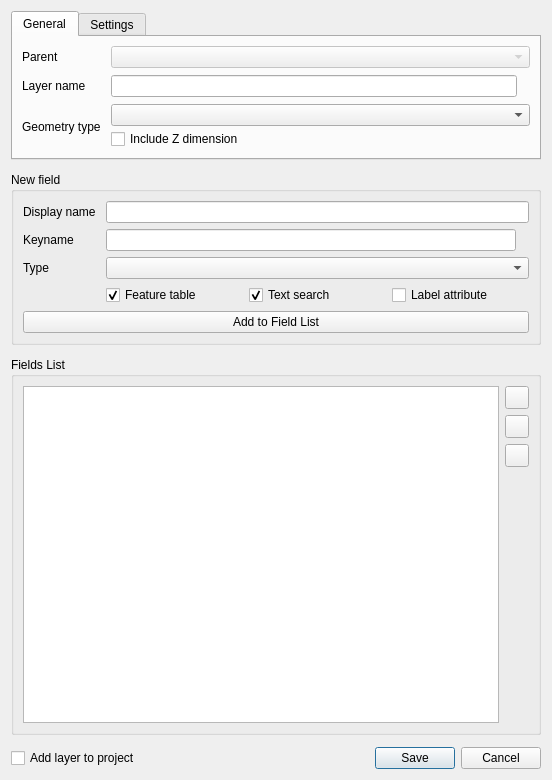
<?xml version="1.0" encoding="UTF-8"?>
<ui version="4.0">
 <class>VectorLayerCreationDialogBase</class>
 <widget class="QDialog" name="VectorLayerCreationDialogBase">
  <property name="geometry">
   <rect>
    <x>0</x>
    <y>0</y>
    <width>552</width>
    <height>780</height>
   </rect>
  </property>
  <property name="windowTitle">
   <string>New NextGIS Web Vector Layer</string>
  </property>
  <layout class="QVBoxLayout" name="verticalLayout">
   <property name="spacing">
    <number>12</number>
   </property>
   <item>
    <widget class="QTabWidget" name="tab_widget">
     <property name="sizePolicy">
      <sizepolicy hsizetype="Preferred" vsizetype="Preferred">
       <horstretch>0</horstretch>
       <verstretch>0</verstretch>
      </sizepolicy>
     </property>
     <property name="currentIndex">
      <number>0</number>
     </property>
     <widget class="QWidget" name="general_tab">
      <attribute name="title">
       <string>General</string>
      </attribute>
      <layout class="QVBoxLayout" name="verticalLayout_2">
       <item>
        <layout class="QFormLayout" name="general_layout">
         <property name="labelAlignment">
          <set>Qt::AlignLeading|Qt::AlignLeft|Qt::AlignVCenter</set>
         </property>
         <property name="horizontalSpacing">
          <number>10</number>
         </property>
         <item row="0" column="0">
          <widget class="QLabel" name="parent_label">
           <property name="text">
            <string>Parent</string>
           </property>
          </widget>
         </item>
         <item row="0" column="1">
          <widget class="QComboBox" name="parent_combobox">
           <property name="enabled">
            <bool>false</bool>
           </property>
           <property name="sizePolicy">
            <sizepolicy hsizetype="Expanding" vsizetype="Fixed">
             <horstretch>0</horstretch>
             <verstretch>0</verstretch>
            </sizepolicy>
           </property>
          </widget>
         </item>
         <item row="1" column="0">
          <widget class="QLabel" name="layer_name_label">
           <property name="text">
            <string>Layer name</string>
           </property>
          </widget>
         </item>
         <item row="1" column="1">
          <layout class="QHBoxLayout" name="layer_name_layout">
           <property name="spacing">
            <number>6</number>
           </property>
           <item>
            <widget class="QLineEdit" name="layer_name_lineedit">
             <property name="text">
              <string></string>
             </property>
            </widget>
           </item>
           <item>
            <widget class="QLabel" name="layer_name_warning_label">
             <property name="toolTip">
              <string>Resource with this name already exists</string>
             </property>
             <property name="text">
              <string/>
             </property>
            </widget>
           </item>
          </layout>
         </item>
         <item row="3" column="0">
          <widget class="QLabel" name="geometry_label">
           <property name="sizePolicy">
            <sizepolicy hsizetype="Fixed" vsizetype="MinimumExpanding">
             <horstretch>0</horstretch>
             <verstretch>0</verstretch>
            </sizepolicy>
           </property>
           <property name="text">
            <string>Geometry type</string>
           </property>
          </widget>
         </item>
         <item row="3" column="1">
          <layout class="QVBoxLayout" name="geometry_layout">
           <property name="spacing">
            <number>3</number>
           </property>
           <item>
            <widget class="QComboBox" name="geometry_combobox">
             <property name="sizePolicy">
              <sizepolicy hsizetype="Expanding" vsizetype="Fixed">
               <horstretch>0</horstretch>
               <verstretch>0</verstretch>
              </sizepolicy>
             </property>
            </widget>
           </item>
           <item>
            <widget class="QCheckBox" name="z_checkbox">
             <property name="text">
              <string>Include Z dimension</string>
             </property>
            </widget>
           </item>
          </layout>
         </item>
        </layout>
       </item>
      </layout>
     </widget>
     <widget class="QWidget" name="settings_tab">
      <attribute name="title">
       <string>Settings</string>
      </attribute>
      <layout class="QVBoxLayout" name="verticalLayout_3">
       <item>
        <layout class="QHBoxLayout" name="versioning_layout">
         <property name="spacing">
          <number>3</number>
         </property>
         <item>
          <widget class="QCheckBox" name="versioning_checkbox">
           <property name="text">
            <string>Feature versioning</string>
           </property>
          </widget>
         </item>
         <item>
          <widget class="QLabel" name="versioning_warning_label">
           <property name="text">
            <string/>
           </property>
          </widget>
         </item>
         <item>
          <spacer name="versioning_spacer">
           <property name="orientation">
            <enum>Qt::Horizontal</enum>
           </property>
           <property name="sizeHint" stdset="0">
            <size>
             <width>40</width>
             <height>20</height>
            </size>
           </property>
          </spacer>
         </item>
        </layout>
       </item>
       <item>
        <spacer name="settings_spacer">
         <property name="orientation">
          <enum>Qt::Vertical</enum>
         </property>
         <property name="sizeHint" stdset="0">
          <size>
           <width>20</width>
           <height>40</height>
          </size>
         </property>
        </spacer>
       </item>
      </layout>
     </widget>
    </widget>
   </item>
   <item>
    <layout class="QVBoxLayout" name="fields_layout">
     <property name="leftMargin">
      <number>0</number>
     </property>
     <property name="topMargin">
      <number>0</number>
     </property>
     <property name="rightMargin">
      <number>0</number>
     </property>
     <property name="bottomMargin">
      <number>0</number>
     </property>
     <item>
      <widget class="QGroupBox" name="new_field_groupbox">
       <property name="sizePolicy">
        <sizepolicy hsizetype="Preferred" vsizetype="Fixed">
         <horstretch>0</horstretch>
         <verstretch>0</verstretch>
        </sizepolicy>
       </property>
       <property name="title">
        <string>New field</string>
       </property>
       <layout class="QVBoxLayout" name="verticalLayout_4">
        <item>
         <layout class="QFormLayout" name="field_params_layout">
          <property name="labelAlignment">
           <set>Qt::AlignLeading|Qt::AlignLeft|Qt::AlignVCenter</set>
          </property>
          <property name="horizontalSpacing">
           <number>10</number>
          </property>
          <item row="0" column="0">
           <widget class="QLabel" name="field_display_name_label">
            <property name="text">
             <string>Display name</string>
            </property>
           </widget>
          </item>
          <item row="0" column="1">
           <widget class="QLineEdit" name="field_display_name_lineedit"/>
          </item>
          <item row="1" column="0">
           <widget class="QLabel" name="field_keyname_label">
            <property name="text">
             <string>Keyname</string>
            </property>
           </widget>
          </item>
          <item row="1" column="1">
           <layout class="QHBoxLayout" name="field_keyname_layout">
            <property name="spacing">
             <number>6</number>
            </property>
            <property name="leftMargin">
             <number>0</number>
            </property>
            <item>
             <widget class="QLineEdit" name="field_keyname_lineedit"/>
            </item>
            <item>
             <widget class="QLabel" name="field_keyname_warning_label">
              <property name="text">
               <string/>
              </property>
             </widget>
            </item>
           </layout>
          </item>
          <item row="2" column="0">
           <widget class="QLabel" name="field_type_label">
            <property name="text">
             <string>Type</string>
            </property>
           </widget>
          </item>
          <item row="2" column="1">
           <widget class="QComboBox" name="field_type_combobox">
            <property name="sizePolicy">
             <sizepolicy hsizetype="Expanding" vsizetype="Fixed">
              <horstretch>0</horstretch>
              <verstretch>0</verstretch>
             </sizepolicy>
            </property>
           </widget>
          </item>
          <item row="3" column="1">
           <widget class="QWidget" name="field_attributes_widget" native="true">
            <property name="minimumSize">
             <size>
              <width>0</width>
              <height>0</height>
             </size>
            </property>
            <layout class="QHBoxLayout" name="horizontalLayout">
             <property name="leftMargin">
              <number>0</number>
             </property>
             <property name="topMargin">
              <number>0</number>
             </property>
             <property name="rightMargin">
              <number>0</number>
             </property>
             <property name="bottomMargin">
              <number>0</number>
             </property>
             <item>
              <widget class="QCheckBox" name="feature_table_checkbox">
               <property name="text">
                <string>Feature table</string>
               </property>
               <property name="checked">
                <bool>true</bool>
               </property>
              </widget>
             </item>
             <item>
              <widget class="QCheckBox" name="text_search_checkbox">
               <property name="text">
                <string>Text search</string>
               </property>
               <property name="checked">
                <bool>true</bool>
               </property>
              </widget>
             </item>
             <item>
              <widget class="QCheckBox" name="label_attribute_checkbox">
               <property name="text">
                <string>Label attribute</string>
               </property>
              </widget>
             </item>
            </layout>
           </widget>
          </item>
          <item row="3" column="0">
           <widget class="QLabel" name="field_attributes_label">
            <property name="text">
             <string/>
            </property>
           </widget>
          </item>
         </layout>
        </item>
        <item>
         <layout class="QHBoxLayout" name="add_field_layout">
          <property name="topMargin">
           <number>0</number>
          </property>
          <item>
           <widget class="QPushButton" name="add_field_button">
            <property name="text">
             <string>Add to Field List</string>
            </property>
           </widget>
          </item>
         </layout>
        </item>
       </layout>
      </widget>
     </item>
     <item>
      <widget class="QGroupBox" name="fields_list_groupbox">
       <property name="title">
        <string>Fields List</string>
       </property>
       <layout class="QHBoxLayout" name="horizontalLayout_2">
        <item>
         <widget class="QTableView" name="fields_view">
          <property name="selectionBehavior">
           <enum>QAbstractItemView::SelectRows</enum>
          </property>
          <attribute name="horizontalHeaderStretchLastSection">
           <bool>false</bool>
          </attribute>
         </widget>
        </item>
        <item>
         <layout class="QVBoxLayout" name="fields_buttons_layout">
          <property name="topMargin">
           <number>0</number>
          </property>
          <item>
           <widget class="QToolButton" name="move_up_button">
            <property name="text">
             <string/>
            </property>
           </widget>
          </item>
          <item>
           <widget class="QToolButton" name="move_down_button">
            <property name="text">
             <string/>
            </property>
           </widget>
          </item>
          <item>
           <widget class="QToolButton" name="remove_field_button">
            <property name="text">
             <string/>
            </property>
           </widget>
          </item>
          <item>
           <spacer name="fields_buttons_spacer">
            <property name="orientation">
             <enum>Qt::Vertical</enum>
            </property>
            <property name="sizeHint" stdset="0">
             <size>
              <width>20</width>
              <height>40</height>
             </size>
            </property>
           </spacer>
          </item>
         </layout>
        </item>
       </layout>
      </widget>
     </item>
    </layout>
   </item>
   <item>
    <layout class="QHBoxLayout" name="footer_layout">
     <item>
      <widget class="QCheckBox" name="add_to_project_checkbox">
       <property name="text">
        <string>Add layer to project</string>
       </property>
      </widget>
     </item>
     <item>
      <widget class="QDialogButtonBox" name="button_box">
       <property name="standardButtons">
        <set>QDialogButtonBox::Cancel|QDialogButtonBox::Save</set>
       </property>
      </widget>
     </item>
    </layout>
   </item>
  </layout>
 </widget>
 <tabstops>
  <tabstop>add_field_button</tabstop>
  <tabstop>fields_view</tabstop>
 </tabstops>
 <resources/>
 <connections/>
</ui>
